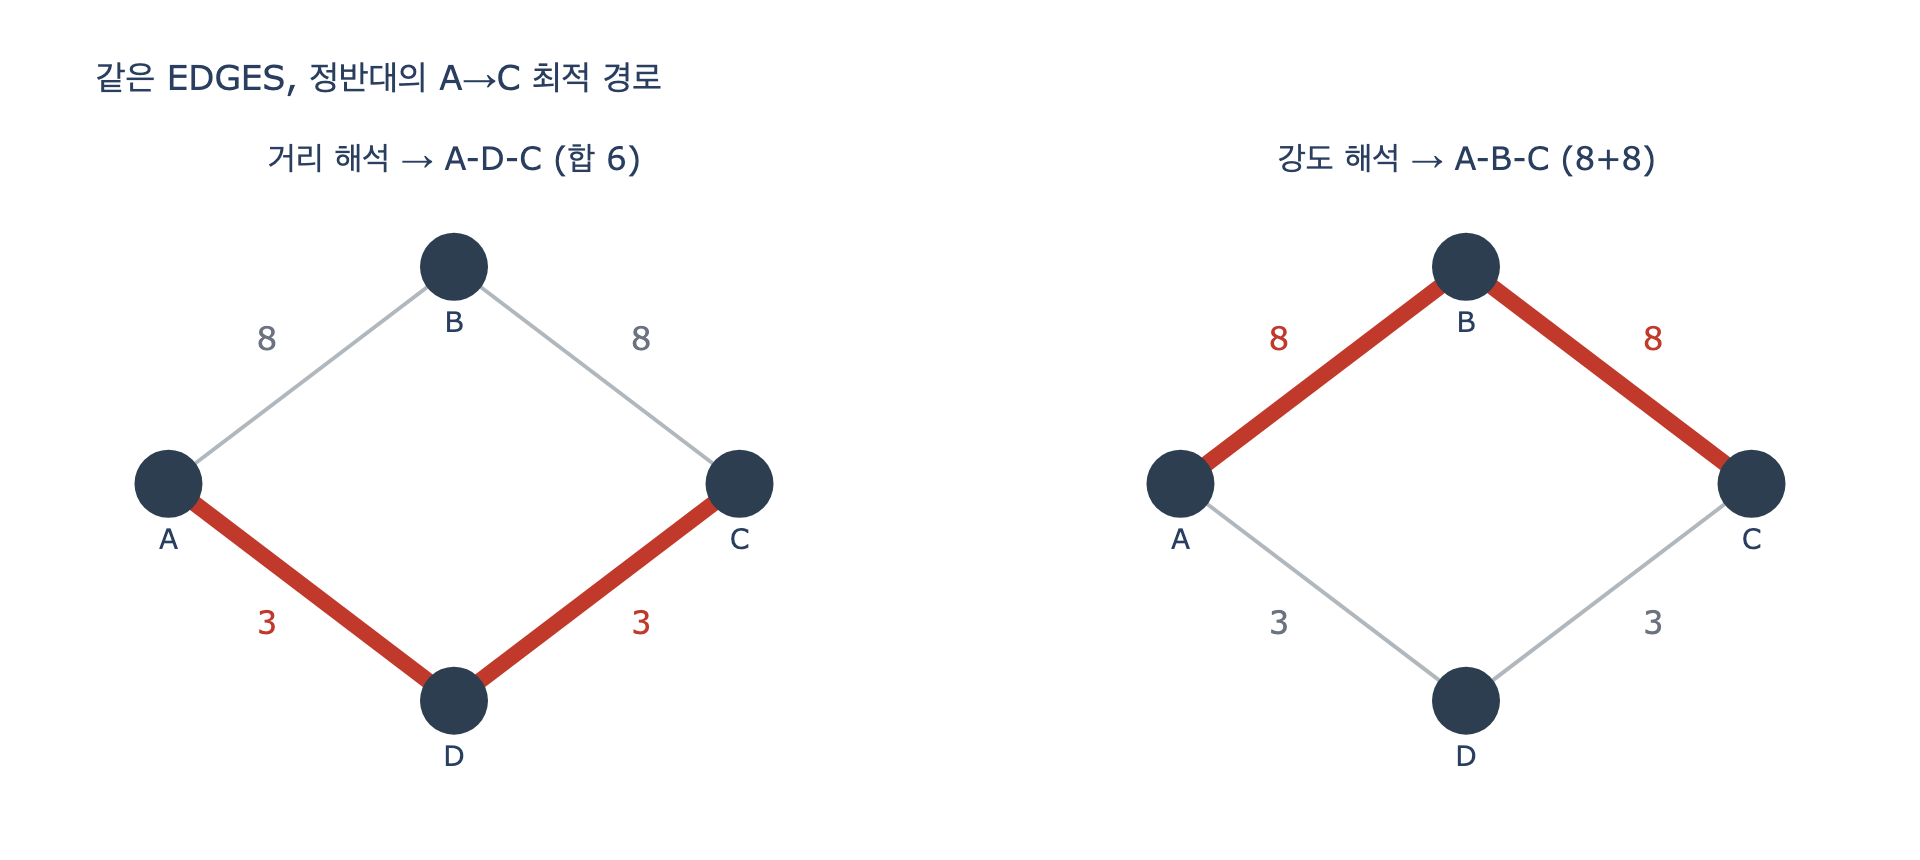

The script that drew this image:
# 필요 패키지: plotly, kaleido  (pip install plotly kaleido)
# 표준 라이브러리만으로도 계산 셀은 모두 실행된다. 시각화 셀만 plotly가 필요하다.

# %% [markdown]
# # 같은 숫자, 정반대 답 — `ex3_weights.py`의 A→C
#
# 7.3절의 사고를 최소 재현한다. 엣지에 붙은 숫자는 하나인데, 그 숫자를 무엇으로
# 읽느냐에 따라 «가장 좋은 경로»가 뒤집힌다.
#
# ```python
# EDGES = [("A", "B", 8), ("B", "C", 8), ("A", "D", 3), ("D", "C", 3)]
# ```
#
# A에서 C로 가는 길은 두 개뿐이다.
#
# | 경로 | 엣지 값 | 합 |
# |---|---|---|
# | A–B–C | 8, 8 | 16 |
# | A–D–C | 3, 3 | 6 |
#
# - **거리 해석** (값이 클수록 멀다: 비용, 시간, 요금) → 합이 **작은** 쪽이 좋다 → **A–D–C (6)**
# - **강도 해석** (값이 클수록 가깝다: 친밀도, 유사도, 거래액) → 값이 **큰** 쪽이 좋다 → **A–B–C (8+8)**
#
# 두 해석이 서로 다른 경로를 고른다. 데이터는 한 글자도 바뀌지 않았다.

# %%
import heapq
from collections import defaultdict


def _show(fig):
    try:
        from IPython import get_ipython

        if get_ipython() is not None:  # VSCode 셀/Jupyter에서만 렌더링
            fig.show()
    except ImportError:
        pass


EDGES = [("A", "B", 8), ("B", "C", 8), ("A", "D", 3), ("D", "C", 3)]

PATHS = [["A", "B", "C"], ["A", "D", "C"]]
W = {(a, b): w for a, b, w in EDGES} | {(b, a): w for a, b, w in EDGES}


def path_weights(path):
    return [W[(u, v)] for u, v in zip(path, path[1:])]


for p in PATHS:
    ws = path_weights(p)
    print(f"{'-'.join(p):8} 값 {ws}  합 {sum(ws)}")
# 출력: A-B-C    값 [8, 8]  합 16
# 출력: A-D-C    값 [3, 3]  합 6

# %% [markdown]
# ## 1단계 — 거리로 읽기: 합을 최소화
#
# 최단 경로 알고리즘(다익스트라)이 전제하는 해석이다. 엣지 값 $w$를 그대로 비용으로 본다.
#
# $$\text{cost}(P)=\sum_{(u,v)\in P} w_{uv},\qquad P^{*}=\arg\min_P \text{cost}(P)$$

# %%
best_dist = min(PATHS, key=lambda p: sum(path_weights(p)))
print("거리 해석 최적:", "-".join(best_dist), "합", sum(path_weights(best_dist)))
# 출력: 거리 해석 최적: A-D-C 합 6

# %% [markdown]
# ## 2단계 — 강도로 읽기: 값이 큰 쪽을 고른다
#
# 친밀도·유사도·거래액은 크면 클수록 «가깝다». 그래서 좋은 경로의 기준이 뒤집힌다.
#
# $$P^{*}=\arg\max_P \sum_{(u,v)\in P} w_{uv}$$
#
# 그런데 다익스트라에 이 목적을 그대로 넣을 수는 없다. 그래서 예제는 **역수 변환**으로
# 강도를 거리로 바꾼다.
#
# $$c_{uv}=\frac{1}{w_{uv}}\quad\Rightarrow\quad \min_P \sum \frac{1}{w_{uv}}$$
#
# - A–B–C: $1/8+1/8=0.25$
# - A–D–C: $1/3+1/3\approx0.667$
#
# 역수 쪽에서도 A–B–C가 이긴다. **거리 6짜리 경로를 버리고 16짜리 경로를 고른 것이다.**

# %%
best_strength = max(PATHS, key=lambda p: sum(path_weights(p)))
print("강도 해석(합 최대):", "-".join(best_strength), "합", sum(path_weights(best_strength)))
for p in PATHS:
    inv = sum(1.0 / w for w in path_weights(p))
    print(f"  {'-'.join(p)} 역수합 {inv:.3f}")
# 출력: 강도 해석(합 최대): A-B-C 합 16
# 출력:   A-B-C 역수합 0.250
# 출력:   A-D-C 역수합 0.667

# %% [markdown]
# ## 3단계 — 책의 코드를 그대로 돌려 본다
#
# `ex3_weights.py`의 `dijkstra(..., as_distance=)` 플래그 하나가 두 세계를 가른다.
# `as_distance=False`이면 비용을 $1/w$로 바꿔 넣는다.

# %%
def dijkstra(edges, start, goal, as_distance=True):
    adj = defaultdict(list)
    for a, b, w in edges:
        cost = w if as_distance else 1.0 / w
        adj[a].append((b, cost))
        adj[b].append((a, cost))
    dist = {start: 0.0}
    prev = {}
    pq = [(0.0, start)]
    while pq:
        d, u = heapq.heappop(pq)
        if u == goal:
            break
        if d > dist.get(u, float("inf")):
            continue
        for v, c in adj[u]:
            nd = d + c
            if nd < dist.get(v, float("inf")):
                dist[v] = nd
                prev[v] = u
                heapq.heappush(pq, (nd, v))
    path, cur = [goal], goal
    while cur in prev:
        cur = prev[cur]
        path.append(cur)
    return list(reversed(path)), round(dist.get(goal, float("inf")), 3)


p1, c1 = dijkstra(EDGES, "A", "C", as_distance=True)
p2, c2 = dijkstra(EDGES, "A", "C", as_distance=False)
print(f"«거리»로 읽으면: {' → '.join(p1)}  (합 {c1})")
print(f"«강도»로 읽으면: {' → '.join(p2)}  (합 {c2})")
print("정반대 경로:", p1 != p2)
# 출력: «거리»로 읽으면: A → D → C  (합 6.0)
# 출력: «강도»로 읽으면: A → B → C  (합 0.25)
# 출력: 정반대 경로: True

# %% [markdown]
# ## 4단계 — 사고 재현: 친밀도를 그대로 최단경로에 넣으면
#
# 저자가 겪은 사고는 «강도 데이터를 거리라고 믿은» 경우다. 친밀도 8은 «아주 친함»인데
# 알고리즘은 «비용 8, 멀다»로 읽는다. 그래서 **가장 안 친한 경로를 가장 가까운 사이라고 답한다.**

# %%
AFFINITY = {"A-B-C": 16, "A-D-C": 6}  # 값이 클수록 친하다
buggy = min(AFFINITY, key=AFFINITY.get)      # 다익스트라가 고르는 것
correct = max(AFFINITY, key=AFFINITY.get)    # 실제로 원했던 것
print(f"알고리즘의 답(버그): {buggy}  친밀도 {AFFINITY[buggy]}")
print(f"의도했던 답        : {correct}  친밀도 {AFFINITY[correct]}")
# 출력: 알고리즘의 답(버그): A-D-C  친밀도 6
# 출력: 의도했던 답        : A-B-C  친밀도 16

# %% [markdown]
# ## 5단계 — 역수 변환도 «강도 합 최대»와 같은 답은 아니다
#
# 여기서는 두 방식이 같은 A–B–C를 골랐지만, 우연이다. 역수합 최소와 강도합 최대는
# 다른 목적함수다. 값이 갈리는 반례를 만들어 본다.

# %%
COUNTER = [("A", "B", 10), ("B", "C", 10), ("A", "D", 1), ("D", "C", 100)]
W2 = {(a, b): w for a, b, w in COUNTER} | {(b, a): w for a, b, w in COUNTER}
for p in PATHS:
    ws = [W2[(u, v)] for u, v in zip(p, p[1:])]
    print(f"{'-'.join(p)}  강도합 {sum(ws):>3}  역수합 {sum(1/w for w in ws):.3f}")
print("강도합 최대 →", "A-D-C", "/ 역수합 최소 →", "-".join(dijkstra(COUNTER, "A", "C", as_distance=False)[0]))
# 출력: A-B-C  강도합  20  역수합 0.200
# 출력: A-D-C  강도합 101  역수합 1.010
# 출력: 강도합 최대 → A-D-C / 역수합 최소 → A-B-C
#
# 즉 «강도를 거리로 바꾸는 변환»조차 하나가 아니다. 역수($1/w$), 뺄셈($w_{max}-w$),
# 확률의 곱을 합으로 바꾸는 $-\log w$, 최소 엣지를 최대화하는 병목(widest path)이 모두
# 다른 답을 낼 수 있다. 그래서 «무슨 뜻의 숫자인가»를 먼저 못 박아야 한다.

# %% [markdown]
# ## 6단계 — 예방책: 이름에 뜻을 박아 넣기
#
# `weight`라는 이름은 방향(클수록 좋은지 나쁜지)과 단위를 둘 다 숨긴다.
# 이름만 바꿔도 이 사고는 코드 리뷰에서 걸린다.

# %%
NAMING = [
    ("weight", "X", "클수록 좋은지 나쁜지 모른다. 단위도 없다"),
    ("cost_minutes", "O", "거리 해석. 합 최소화. 단위는 분"),
    ("affinity_score", "O", "강도 해석. 최단경로에 그대로 넣으면 안 된다"),
    ("distance_km", "O", "거리 해석. 단위는 km"),
    ("similarity", "O", "강도 해석. 0~1"),
]
for name, ok, why in NAMING:
    print(f"  {ok}  {name:16} {why}")
# 출력:   X  weight           클수록 좋은지 나쁜지 모른다. 단위도 없다
# 출력:   O  cost_minutes     거리 해석. 합 최소화. 단위는 분
# 출력:   O  affinity_score   강도 해석. 최단경로에 그대로 넣으면 안 된다
# 출력:   O  distance_km      거리 해석. 단위는 km
# 출력:   O  similarity       강도 해석. 0~1

# %% [markdown]
# ## 시각화 — 같은 그래프, 다른 정답
#
# 왼쪽은 거리 해석, 오른쪽은 강도 해석. 굵고 진한 선이 각 해석이 고른 경로다.

# %%
import plotly.graph_objects as go
from plotly.subplots import make_subplots

POS = {"A": (0.0, 0.0), "B": (1.0, 1.0), "C": (2.0, 0.0), "D": (1.0, -1.0)}
PICKED = {"거리 해석 → A-D-C (합 6)": ["A", "D", "C"], "강도 해석 → A-B-C (8+8)": ["A", "B", "C"]}

fig = make_subplots(rows=1, cols=2, subplot_titles=list(PICKED.keys()))

for col, (title, picked) in enumerate(PICKED.items(), start=1):
    picked_pairs = {frozenset(e) for e in zip(picked, picked[1:])}
    for a, b, w in EDGES:
        on = frozenset((a, b)) in picked_pairs
        x0, y0 = POS[a]
        x1, y1 = POS[b]
        fig.add_trace(
            go.Scatter(
                x=[x0, x1], y=[y0, y1], mode="lines",
                line=dict(width=8 if on else 2, color="#c0392b" if on else "#b0b7bd"),
                hovertext=f"{a}-{b} = {w}", hoverinfo="text", showlegend=False,
            ),
            row=1, col=col,
        )
        # 라벨은 굵은 선에 가리지 않도록 그래프 중심(1, 0)의 반대쪽으로 살짝 밀어 둔다.
        mx, my = (x0 + x1) / 2, (y0 + y1) / 2
        ox, oy = mx - 1.0, my - 0.0
        norm = (ox**2 + oy**2) ** 0.5 or 1.0
        fig.add_trace(
            go.Scatter(
                x=[mx + 0.22 * ox / norm], y=[my + 0.22 * oy / norm], mode="text",
                text=[str(w)], textfont=dict(size=16, color="#c0392b" if on else "#6b7280"),
                showlegend=False, hoverinfo="skip",
            ),
            row=1, col=col,
        )
    fig.add_trace(
        go.Scatter(
            x=[POS[n][0] for n in POS], y=[POS[n][1] for n in POS],
            mode="markers+text", text=list(POS), textposition="bottom center",
            marker=dict(size=34, color="#2c3e50"), textfont=dict(size=14),
            showlegend=False, hoverinfo="skip",
        ),
        row=1, col=col,
    )

fig.update_xaxes(visible=False, range=[-0.45, 2.45])
fig.update_yaxes(visible=False, range=[-1.55, 1.4])
fig.update_layout(
    title="같은 EDGES, 정반대의 A→C 최적 경로",
    width=960, height=430, plot_bgcolor="white", paper_bgcolor="white",
    margin=dict(l=20, r=20, t=90, b=20),
)
_show(fig)

import pathlib

_out = pathlib.Path(__file__).with_name("expy.png") if "__file__" in dir() else pathlib.Path("expy.png")
fig.write_image(str(_out), scale=2)
print("saved:", _out)
# 출력: saved: .../expy.png

# %% [markdown]
# ## 한 줄 정리
#
# `EDGES`의 숫자 8과 3은 아무 뜻이 없다. 뜻은 **읽는 쪽이 정한다.**
# 거리로 읽으면 합이 작은 **A-D-C(3+3)**, 강도로 읽으면 값이 큰 **A-B-C(8+8)**.
# 같은 데이터에서 정반대 답이 나오고, 그 갈림길은 `weight`라는 이름이 숨긴다.
